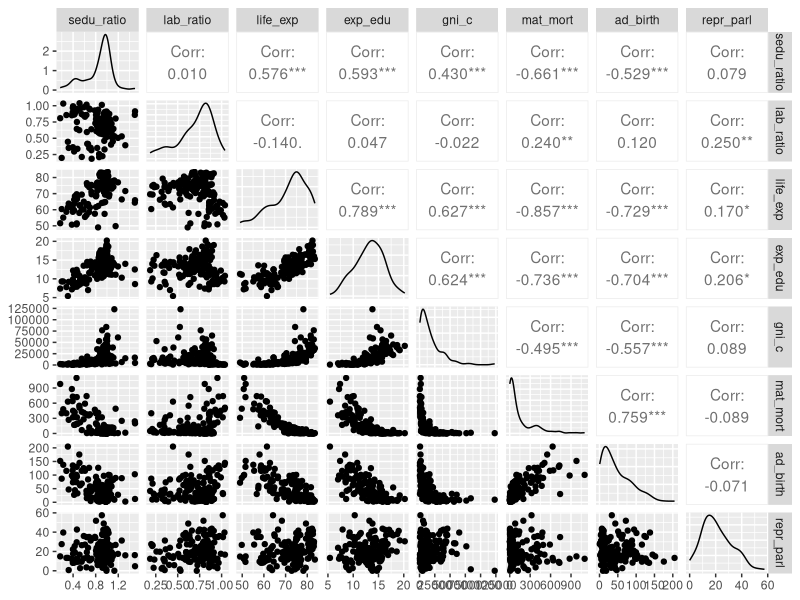
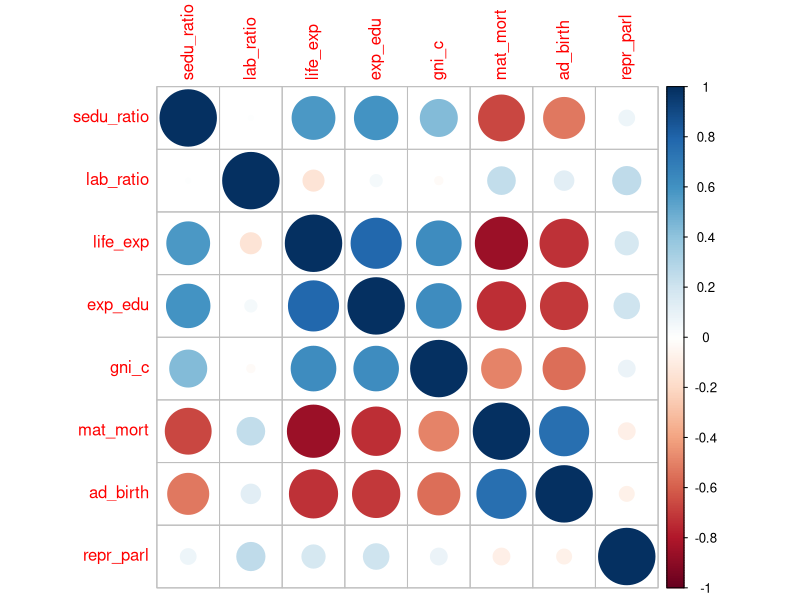
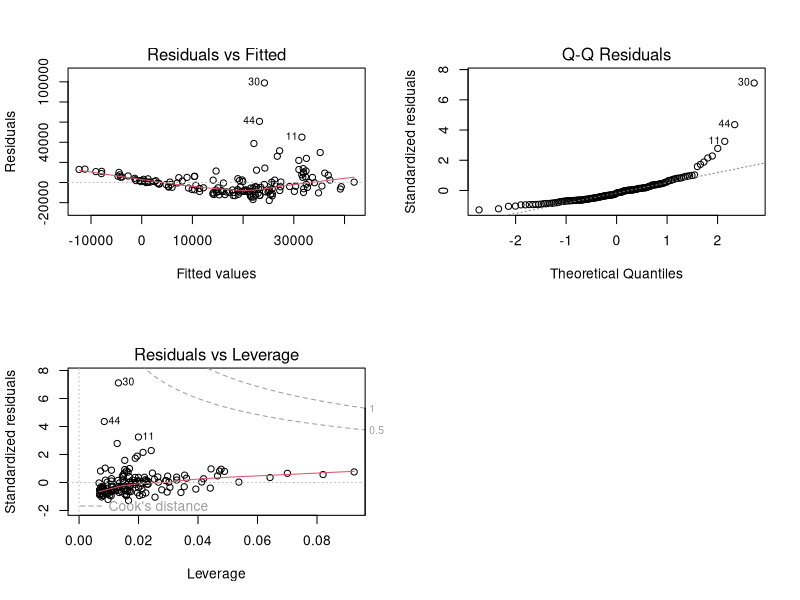
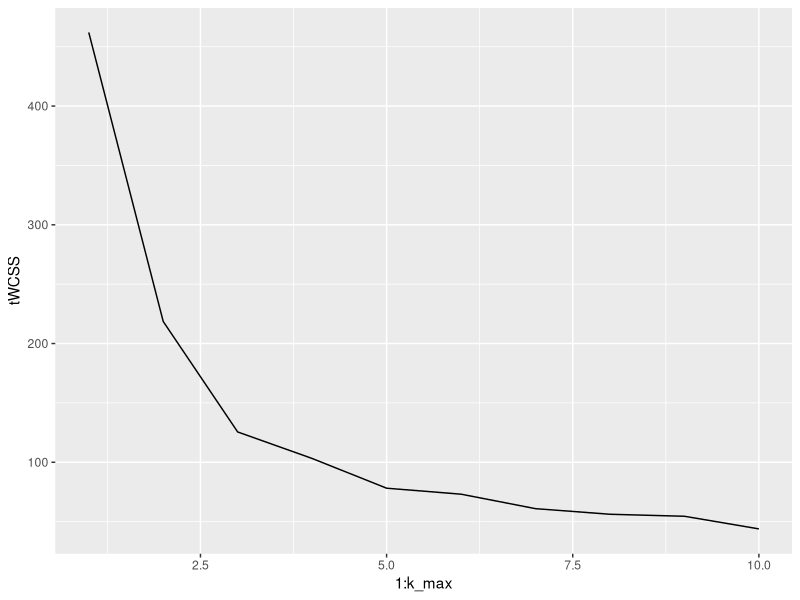
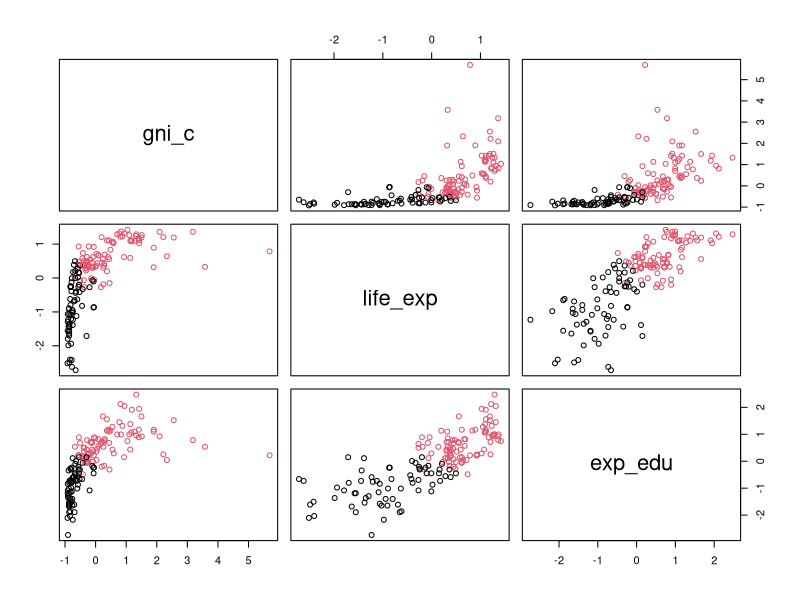

The R source for these figures, in order:
## ---- chunk 1
human_ <- read.csv(file="human.csv")
str(human_)
## ---- chunk 2
library(GGally)
library(dplyr)
library(corrplot)
# visualize the 'human_' variables
ggpairs(human_)

# compute the correlation matrix and visualize it with corrplot
cor(human_) %>% corrplot
## ---- chunk 3
#linear regression model
my_model <- lm(gni_c ~ life_exp + exp_edu, data = human_)
summary(my_model)
## ---- chunk 4
par(mfrow = c(2,2))
plot(my_model, which=c(1,2,5))
## ---- chunk 5
#select the columns gni_c, life_exp and exp_edu
human_ <- select(human_, one_of(c("gni_c", "life_exp", "exp_edu")))
#scale the variables
human_s <- scale(human_)
human_s <- as.data.frame(human_s)
# euclidean distance matrix
dist_eu <- dist(human_s)
# look at the summary of the distances
summary(dist_eu)
## ---- chunk 6
library(ggplot2)
set.seed(123)

# determine the number of clusters
k_max <- 10
# calculate the total within sum of squares
tWCSS <- sapply(1:k_max, function(k){kmeans(human_s, k)$tot.withinss})
# visualize the results
qplot(x = 1:k_max, y = tWCSS, geom = 'line')
## ---- chunk 7
library(GGally)
# k-means clustering with 2 clusters
km <-kmeans(human_s, centers = 2)
# plot the variables with clusters
pairs(human_s,col = km$cluster)
